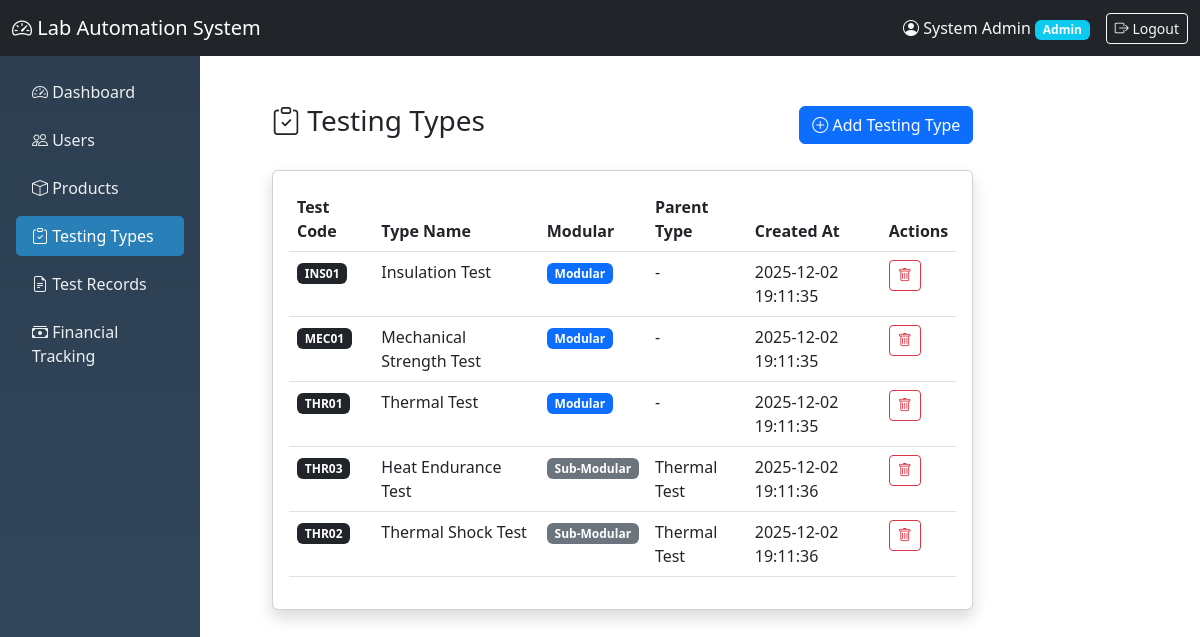
Screenshot of /backend/testing_types.php (signed in) with the database file from the repository.
### tables this page shows
CREATE TABLE `roles` (
  `role_id` int(11) NOT NULL,
  `role_name` varchar(50) NOT NULL,
  `description` varchar(255) DEFAULT NULL,
  `created_at` timestamp NOT NULL DEFAULT current_timestamp(),
  `updated_at` timestamp NOT NULL DEFAULT current_timestamp() ON UPDATE current_timestamp()
);

CREATE TABLE `testing_type` (
  `test_type_id` int(11) NOT NULL,
  `type_name` varchar(100) NOT NULL,
  `test_code` varchar(10) NOT NULL,
  `is_modular` tinyint(1) DEFAULT 1,
  `parent_type_id` int(11) DEFAULT NULL,
  `created_at` timestamp NOT NULL DEFAULT current_timestamp(),
  `updated_at` timestamp NOT NULL DEFAULT current_timestamp() ON UPDATE current_timestamp()
);

### backend/auth_check.php (called while the page is built, shortened)
<?php
include 'db.php';
$user_role_id = $_SESSION['role_id'];
$role_query = mysqli_query($conn, "SELECT role_name FROM roles WHERE role_id = $user_role_id");
$role_row = mysqli_fetch_assoc($role_query);
$user_role = $role_row['role_name'];
?>

### backend/testing_types.php (the view, shortened to what this page needs)
<?php
include 'db.php';
include 'auth_check.php';
?>
<!DOCTYPE html>
<html lang="en">
<head>
    <?php include 'header.php'; ?>
</head>
<body>
    <div class="container-fluid">
        <div class="row">
            <?php include 'sidebar.php'; ?>
            <div class="col-md-10">
                <div class="p-4">
                    <div class="d-flex justify-content-between align-items-center mb-4">
                        <h3><i class="bi bi-clipboard-check"></i> Testing Types</h3>
                        <button class="btn btn-primary" data-bs-toggle="modal" data-bs-target="#addTestingTypeModal">
                            <i class="bi bi-plus-circle"></i> Add Testing Type
                        </button>
                    </div>
                    <div class="card shadow">
                        <div class="card-body">
                            <div class="table-responsive">
                                <table id="testingTypesTable" class="table table-hover">
                                    <thead>
                                        <tr>
                                            <th>Test Code</th>
                                            <th>Type Name</th>
                                            <th>Modular</th>
                                            <th>Parent Type</th>
                                            <th>Created At</th>
                                            <th>Actions</th>
                                        </tr>
                                    </thead>
                                    <tbody>
                                        <?php
                                        $query = "
                                            SELECT t1.*, t2.type_name as parent_name
                                            FROM testing_type t1
                                            LEFT JOIN testing_type t2 ON t1.parent_type_id = t2.test_type_id
                                            ORDER BY t1.is_modular DESC, t1.type_name
                                        ";
                                        $result = mysqli_query($conn, $query);
                                        while ($row = mysqli_fetch_assoc($result)) {
                                            $modular_badge = $row['is_modular'] == 1
                                                ? '<span class="badge bg-primary">Modular</span>'
                                                : '<span class="badge bg-secondary">Sub-Modular</span>';
                                            $parent_name = $row['parent_name'] ?: '-';
                                            echo "<tr>
                                                <td><span class='badge bg-dark'>{$row['test_code']}</span></td>
                                                <td>{$row['type_name']}</td>
                                                <td>{$modular_badge}</td>
                                                <td>{$parent_name}</td>
                                                <td>{$row['created_at']}</td>
                                                <td>
                                                    <button class='btn btn-sm btn-outline-danger deleteTestingTypeBtn'
                                                        data-id='{$row['test_type_id']}'
                                                        data-name='{$row['type_name']}'>
                                                        <i class='bi bi-trash'></i>
                                                    </button>
                                                </td>
                                            </tr>";
                                        }
                                        ?>
                                    </tbody>
                                </table>
                            </div>
                        </div>
                    </div>
                </div>
            </div>
        </div>
    </div>
    <?php include 'footer.php'; ?>
</body>
</html>

### backend/header.php (shortened to what this page needs)
<!DOCTYPE html>
<html lang="en">
<head>
    <link href="https://cdn.jsdelivr.net/npm/bootstrap@5.3.0/dist/css/bootstrap.min.css" rel="stylesheet">
    <link rel="stylesheet" href="https://cdn.jsdelivr.net/npm/bootstrap-icons@1.10.0/font/bootstrap-icons.css">
    <link rel="stylesheet" href="https://cdn.datatables.net/1.13.6/css/dataTables.bootstrap5.min.css">
</head>
<body>
    <nav class="navbar navbar-expand-lg navbar-dark bg-dark">
        <div class="container-fluid">
            <a class="navbar-brand" href="dashboard.php">
                <i class="bi bi-speedometer2"></i> Lab Automation System
            </a>
            <div class="d-flex align-items-center">
                <span class="text-light me-3">
                    <i class="bi bi-person-circle"></i> <?php echo $_SESSION['full_name']; ?>
                    <span class="badge bg-info"><?php echo $user_role; ?></span>
                </span>
                <a href="logout.php" class="btn btn-outline-light btn-sm">
                    <i class="bi bi-box-arrow-right"></i> Logout
                </a>
            </div>
        </div>
    </nav>
    <div class="container-fluid">
        <div class="row">
            <div class="col-md-2 px-0 sidebar">
                <div class="p-3">
                    <ul class="nav flex-column">
                        <li class="nav-item mb-2">
                            <a class="nav-link <?php echo basename($_SERVER['PHP_SELF']) == 'dashboard.php' ? 'active' : ''; ?>"
                               href="dashboard.php">
                                <i class="bi bi-speedometer2"></i> Dashboard
                            </a>
                        </li>
                        <?php if ($user_role == 'Admin'): ?>
                        <li class="nav-item mb-2">
                            <a class="nav-link <?php echo basename($_SERVER['PHP_SELF']) == 'users.php' ? 'active' : ''; ?>"
                               href="users.php">
                                <i class="bi bi-people"></i> Users
                            </a>
                        </li>
                        <?php endif; ?>
                        <?php if (in_array($user_role, ['Admin', 'Manufacturer'])): ?>
                        <li class="nav-item mb-2">
                            <a class="nav-link <?php echo basename($_SERVER['PHP_SELF']) == 'products.php' ? 'active' : ''; ?>"
                               href="products.php">
                                <i class="bi bi-box"></i> Products
                            </a>
                        </li>
                        <?php endif; ?>
                        <?php if (in_array($user_role, ['Admin', 'Manufacturer', 'CPRI'])): ?>
                        <li class="nav-item mb-2">
                            <a class="nav-link <?php echo basename($_SERVER['PHP_SELF']) == 'testing_types.php' ? 'active' : ''; ?>"
                               href="testing_types.php">
                                <i class="bi bi-clipboard-check"></i> Testing Types
                            </a>
                        </li>
                        <li class="nav-item mb-2">
                            <a class="nav-link <?php echo basename($_SERVER['PHP_SELF']) == 'test_records.php' ? 'active' : ''; ?>"
                               href="test_records.php">
                                <i class="bi bi-file-earmark-text"></i> Test Records
                            </a>
                        </li>
                        <?php endif; ?>
                        <?php if (in_array($user_role, ['Admin', 'CPRI'])): ?>
                        <li class="nav-item mb-2">
                            <a class="nav-link <?php echo basename($_SERVER['PHP_SELF']) == 'financial_tracking.php' ? 'active' : ''; ?>"
                               href="financial_tracking.php">
                                <i class="bi bi-cash-stack"></i> Financial Tracking
                            </a>
                        </li>
                        <?php endif; ?>
                    </ul>
                </div>
            </div>
            <div class="col-md-10">
                <div class="p-4">

### backend/header.php (style rules this page uses)
.sidebar { min-height: calc(100vh - 56px); background: linear-gradient(180deg, #2c3e50, #34495e); }
.nav-link { color: #ecf0f1; transition: all 0.3s; }
.nav-link.active { background-color: #2980b9; color: white; border-radius: 5px; }

### rows the page displays
roles: role_name "Admin"
testing_type: test_code "INS01", type_name "Insulation Test", is_modular "Modular", parent_name "-", created_at "2025-12-02 19:11:35"
testing_type: test_code "MEC01", type_name "Mechanical Strength Test", is_modular "Modular", parent_name "-", created_at "2025-12-02 19:11:35"
testing_type: test_code "THR01", type_name "Thermal Test", is_modular "Modular", parent_name "-", created_at "2025-12-02 19:11:35"
testing_type: test_code "THR03", type_name "Heat Endurance Test", is_modular "Sub-Modular", parent_type.type_name "Thermal Test", created_at "2025-12-02 19:11:36"
testing_type: test_code "THR02", type_name "Thermal Shock Test", is_modular "Sub-Modular", parent_type.type_name "Thermal Test", created_at "2025-12-02 19:11:36"

### other values shown
$_SESSION['full_name'] "System Admin"
